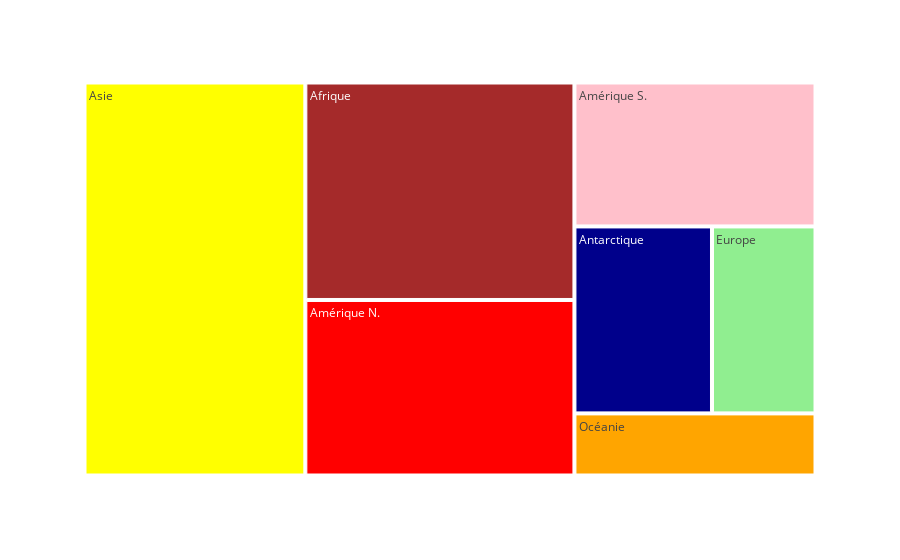

The cell this chart's notebook holds for it:
### Code cell
import plotly.express as px

fig = px.treemap(continent_df, path=[px.Constant(""), 'continent'],
                 values='superficie', color='continent',
                 color_discrete_map={'Asie':'yellow',
                                     'Afrique':'brown',
                                     'Amérique N.':'red',
                                     'Amérique S.':'pink',
                                     'Antarctique':'darkblue',
                                     'Europe':'lightgreen',
                                     'Océanie':'orange'})

fig.show()
fig.write_html('ocean.html')

### Figure 1 — Plotly figure (JSON) as saved in the notebook; plotly's stock layout.template omitted (floating-point values rounded to 4 significant figures)
{"data": [{"branchvalues": "total", "customdata": [["(?)"], ["Afrique"], ["Amérique N."], ["Amérique S."], ["Antarctique"], ["Asie"], ["Europe"], ["Océanie"]], "domain": {"x": [0, 1], "y": [0, 1]}, "hovertemplate": "labels=%{label}<br>superficie=%{value}<br>parent=%{parent}<br>id=%{id}<br>continent=%{customdata[0]}<extra></extra>", "ids": ["", "/Afrique", "/Amérique N.", "/Amérique S.", "/Antarctique", "/Asie", "/Europe", "/Océanie"], "labels": ["", "Afrique", "Amérique N.", "Amérique S.", "Antarctique", "Asie", "Europe", "Océanie"], "marker": {"colors": ["#B6E880", "brown", "red", "pink", "darkblue", "yellow", "lightgreen", "orange"]}, "name": "", "parents": ["", "", "", "", "", "", "", ""], "type": "treemap", "values": [147.6, 30.06, 24.26, 17.82, 13.21, 44.58, 9.94, 7.69]}], "layout": {"legend": {"tracegroupgap": 0}, "margin": {"t": 60}}}
